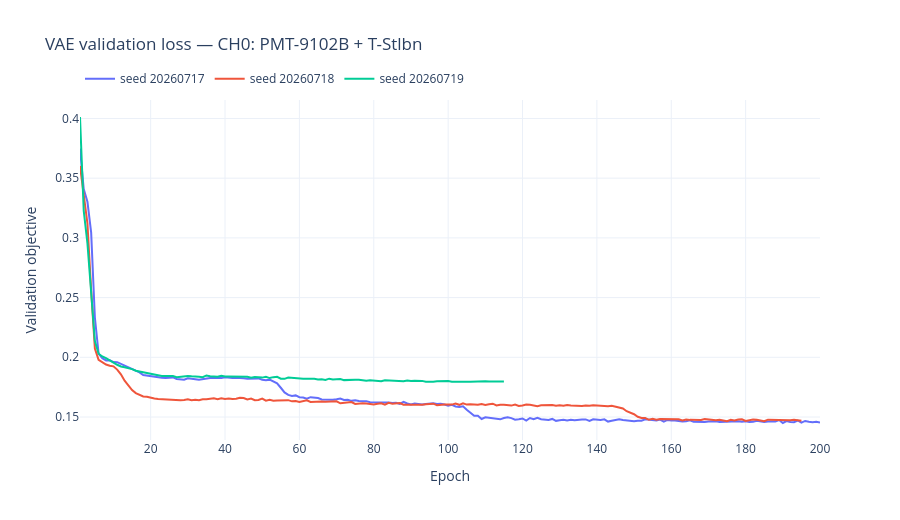
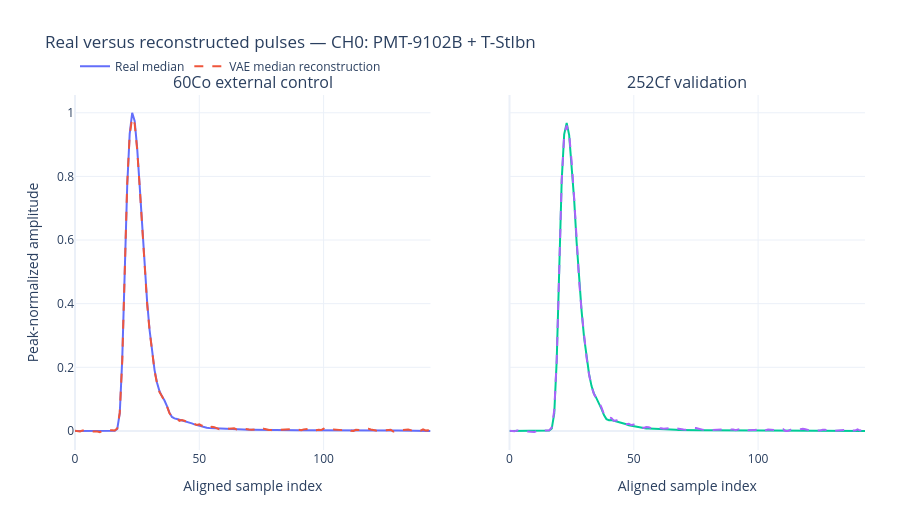
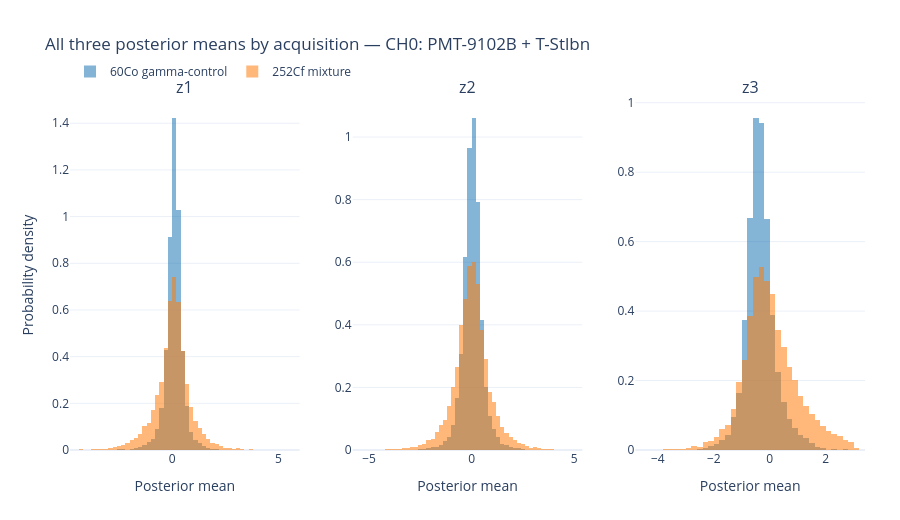
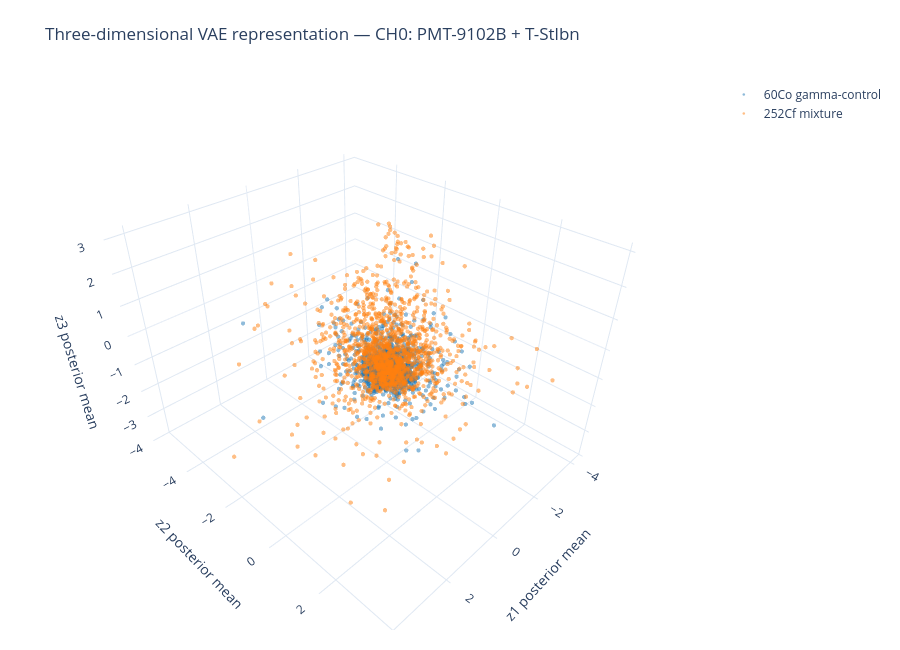

Notebook code for these charts, in order:
### Markdown cell above
## 4. Интерактивные визуализации

Для каждого канала строятся loss-кривые, реальные и восстановленные медианные формы, распределения всех трёх координат, 3D-латентное пространство, зависимости внутри `Qlong`-страт и traversal каждой координаты по квантилям реально наблюдаемого posterior. Все фигуры дополнительно сохраняются как `.html` в `gamma_n_data/samples/vae_real/`.

### Code cell
vae_figures = plot_real_vae_results(
    vae_data,
    vae_ensemble,
    latent_audit,
    config,
)

### Figure 1 — Plotly figure (JSON) as saved in the notebook; plotly's stock layout.template omitted (floating-point values rounded to 4 significant figures; data arrays with more than 128 entries replaced by an {"elided": "..."} marker saying what was removed)
{"data": [{"mode": "lines", "name": "seed 20260717", "type": "scatter", "x": {"elided": "200 float values"}, "y": {"elided": "200 float values"}}, {"mode": "lines", "name": "seed 20260718", "type": "scatter", "x": {"elided": "195 float values"}, "y": {"elided": "195 float values"}}, {"mode": "lines", "name": "seed 20260719", "type": "scatter", "x": [1.0, 2.0, 3.0, 4.0, 5.0, 6.0, 7.0, 8.0, 9.0, 10.0, 11.0, 12.0, 13.0, 14.0, 15.0, 16.0, 17.0, 18.0, 19.0, 20.0, 21.0, 22.0, 23.0, 24.0, 25.0, 26.0, 27.0, 28.0, 29.0, 30.0, 31.0, 32.0, 33.0, 34.0, 35.0, 36.0, 37.0, 38.0, 39.0, 40.0, 41.0, 42.0, 43.0, 44.0, 45.0, 46.0, 47.0, 48.0, 49.0, 50.0, 51.0, 52.0, 53.0, 54.0, 55.0, 56.0, 57.0, 58.0, 59.0, 60.0, 61.0, 62.0, 63.0, 64.0, 65.0, 66.0, 67.0, 68.0, 69.0, 70.0, 71.0, 72.0, 73.0, 74.0, 75.0, 76.0, 77.0, 78.0, 79.0, 80.0, 81.0, 82.0, 83.0, 84.0, 85.0, 86.0, 87.0, 88.0, 89.0, 90.0, 91.0, 92.0, 93.0, 94.0, 95.0, 96.0, 97.0, 98.0, 99.0, 100.0, 101.0, 102.0, 103.0, 104.0, 105.0, 106.0, 107.0, 108.0, 109.0, 110.0, 111.0, 112.0, 113.0, 114.0, 115.0], "y": [0.4012, 0.3229, 0.2954, 0.2522, 0.2136, 0.203, 0.2007, 0.1993, 0.1971, 0.1955, 0.1937, 0.1923, 0.1917, 0.1912, 0.1901, 0.1887, 0.1881, 0.1875, 0.1868, 0.1858, 0.1855, 0.185, 0.1843, 0.1843, 0.1841, 0.1843, 0.1834, 0.1838, 0.1842, 0.1843, 0.184, 0.1836, 0.1837, 0.1833, 0.1848, 0.1841, 0.1836, 0.1837, 0.1844, 0.1838, 0.1839, 0.1839, 0.184, 0.1841, 0.1836, 0.1838, 0.1829, 0.1835, 0.1834, 0.183, 0.1837, 0.1826, 0.1834, 0.1837, 0.1821, 0.182, 0.183, 0.1827, 0.1822, 0.1823, 0.1821, 0.182, 0.1821, 0.1821, 0.1815, 0.1816, 0.1811, 0.1821, 0.1814, 0.1818, 0.1819, 0.1809, 0.1811, 0.1809, 0.1813, 0.1813, 0.1808, 0.1804, 0.1807, 0.1806, 0.1806, 0.18, 0.1808, 0.1806, 0.1809, 0.1804, 0.1802, 0.18, 0.1806, 0.1801, 0.1803, 0.1803, 0.1802, 0.1795, 0.1794, 0.1795, 0.18, 0.1802, 0.1801, 0.1802, 0.1796, 0.1797, 0.1796, 0.1797, 0.1795, 0.1795, 0.1796, 0.18, 0.1795, 0.18, 0.1797, 0.1798, 0.1797, 0.1798, 0.1798]}], "layout": {"height": 520, "legend": {"orientation": "h", "y": 1.02, "yanchor": "bottom"}, "title": {"text": "VAE validation loss — CH0: PMT-9102B + T-Stlbn"}, "xaxis": {"title": {"text": "Epoch"}}, "yaxis": {"title": {"text": "Validation objective"}}}}

### Figure 2 — Plotly figure (JSON) as saved in the notebook; plotly's stock layout.template omitted (floating-point values rounded to 4 significant figures; data arrays with more than 128 entries replaced by an {"elided": "..."} marker saying what was removed)
{"data": [{"legendgroup": "Real median", "line": {"dash": "solid"}, "mode": "lines", "name": "Real median", "showlegend": true, "type": "scatter", "x": {"elided": "144 int values"}, "xaxis": "x", "y": {"elided": "144 float values"}, "yaxis": "y"}, {"legendgroup": "VAE median reconstruction", "line": {"dash": "dash"}, "mode": "lines", "name": "VAE median reconstruction", "showlegend": true, "type": "scatter", "x": {"elided": "144 int values"}, "xaxis": "x", "y": {"elided": "144 float values"}, "yaxis": "y"}, {"legendgroup": "Real median", "line": {"dash": "solid"}, "mode": "lines", "name": "Real median", "showlegend": false, "type": "scatter", "x": {"elided": "144 int values"}, "xaxis": "x2", "y": {"elided": "144 float values"}, "yaxis": "y2"}, {"legendgroup": "VAE median reconstruction", "line": {"dash": "dash"}, "mode": "lines", "name": "VAE median reconstruction", "showlegend": false, "type": "scatter", "x": {"elided": "144 int values"}, "xaxis": "x2", "y": {"elided": "144 float values"}, "yaxis": "y2"}], "layout": {"annotations": [{"font": {"size": 16}, "showarrow": false, "text": "60Co external control", "x": 0.225, "xanchor": "center", "xref": "paper", "y": 1.0, "yanchor": "bottom", "yref": "paper"}, {"font": {"size": 16}, "showarrow": false, "text": "252Cf validation", "x": 0.775, "xanchor": "center", "xref": "paper", "y": 1.0, "yanchor": "bottom", "yref": "paper"}], "height": 520, "legend": {"orientation": "h", "y": 1.04, "yanchor": "bottom"}, "margin": {"b": 70, "l": 75, "r": 35, "t": 95}, "title": {"text": "Real versus reconstructed pulses — CH0: PMT-9102B + T-Stlbn"}, "xaxis": {"anchor": "y", "domain": [0.0, 0.45], "title": {"text": "Aligned sample index"}}, "xaxis2": {"anchor": "y2", "domain": [0.55, 1.0], "title": {"text": "Aligned sample index"}}, "yaxis": {"anchor": "x", "domain": [0.0, 1.0], "title": {"text": "Peak-normalized amplitude"}}, "yaxis2": {"anchor": "x2", "domain": [0.0, 1.0], "matches": "y", "showticklabels": false}}}

### Figure 3 — Plotly figure (JSON) as saved in the notebook; plotly's stock layout.template omitted (floating-point values rounded to 4 significant figures; data arrays with more than 128 entries replaced by an {"elided": "..."} marker saying what was removed)
{"data": [{"histnorm": "probability density", "legendgroup": "call_all_60Co", "marker": {"color": "#1f77b4"}, "name": "60Co gamma-control", "nbinsx": 60, "opacity": 0.55, "showlegend": true, "type": "histogram", "x": {"elided": "10000 float values"}, "xaxis": "x", "yaxis": "y"}, {"histnorm": "probability density", "legendgroup": "call_all_252Cf", "marker": {"color": "#ff7f0e"}, "name": "252Cf mixture", "nbinsx": 60, "opacity": 0.55, "showlegend": true, "type": "histogram", "x": {"elided": "9804 float values"}, "xaxis": "x", "yaxis": "y"}, {"histnorm": "probability density", "legendgroup": "call_all_60Co", "marker": {"color": "#1f77b4"}, "name": "60Co gamma-control", "nbinsx": 60, "opacity": 0.55, "showlegend": false, "type": "histogram", "x": {"elided": "10000 float values"}, "xaxis": "x2", "yaxis": "y2"}, {"histnorm": "probability density", "legendgroup": "call_all_252Cf", "marker": {"color": "#ff7f0e"}, "name": "252Cf mixture", "nbinsx": 60, "opacity": 0.55, "showlegend": false, "type": "histogram", "x": {"elided": "9804 float values"}, "xaxis": "x2", "yaxis": "y2"}, {"histnorm": "probability density", "legendgroup": "call_all_60Co", "marker": {"color": "#1f77b4"}, "name": "60Co gamma-control", "nbinsx": 60, "opacity": 0.55, "showlegend": false, "type": "histogram", "x": {"elided": "10000 float values"}, "xaxis": "x3", "yaxis": "y3"}, {"histnorm": "probability density", "legendgroup": "call_all_252Cf", "marker": {"color": "#ff7f0e"}, "name": "252Cf mixture", "nbinsx": 60, "opacity": 0.55, "showlegend": false, "type": "histogram", "x": {"elided": "9804 float values"}, "xaxis": "x3", "yaxis": "y3"}], "layout": {"annotations": [{"font": {"size": 16}, "showarrow": false, "text": "z1", "x": 0.1444, "xanchor": "center", "xref": "paper", "y": 1.0, "yanchor": "bottom", "yref": "paper"}, {"font": {"size": 16}, "showarrow": false, "text": "z2", "x": 0.5, "xanchor": "center", "xref": "paper", "y": 1.0, "yanchor": "bottom", "yref": "paper"}, {"font": {"size": 16}, "showarrow": false, "text": "z3", "x": 0.8556, "xanchor": "center", "xref": "paper", "y": 1.0, "yanchor": "bottom", "yref": "paper"}], "barmode": "overlay", "height": 520, "legend": {"orientation": "h", "y": 1.04, "yanchor": "bottom"}, "margin": {"b": 70, "l": 70, "r": 35, "t": 100}, "title": {"text": "All three posterior means by acquisition — CH0: PMT-9102B + T-Stlbn"}, "xaxis": {"anchor": "y", "domain": [0.0, 0.2889], "title": {"text": "Posterior mean"}}, "xaxis2": {"anchor": "y2", "domain": [0.3556, 0.6444], "title": {"text": "Posterior mean"}}, "xaxis3": {"anchor": "y3", "domain": [0.7111, 1.0], "title": {"text": "Posterior mean"}}, "yaxis": {"anchor": "x", "domain": [0.0, 1.0], "title": {"text": "Probability density"}}, "yaxis2": {"anchor": "x2", "domain": [0.0, 1.0]}, "yaxis3": {"anchor": "x3", "domain": [0.0, 1.0]}}}

### Figure 4 — Plotly figure (JSON) as saved in the notebook; plotly's stock layout.template omitted (floating-point values rounded to 4 significant figures; data arrays with more than 128 entries replaced by an {"elided": "..."} marker saying what was removed)
{"data": [{"customdata": {"elided": "1500 int values"}, "hovertemplate": "z1=%{x:.3f}<br>z2=%{y:.3f}<br>z3=%{z:.3f}<br>Qlong=%{customdata}<extra></extra>", "marker": {"color": "#1f77b4", "opacity": 0.5, "size": 2.5}, "mode": "markers", "name": "60Co gamma-control", "type": "scatter3d", "x": {"elided": "1500 float values"}, "y": {"elided": "1500 float values"}, "z": {"elided": "1500 float values"}}, {"customdata": {"elided": "1500 int values"}, "hovertemplate": "z1=%{x:.3f}<br>z2=%{y:.3f}<br>z3=%{z:.3f}<br>Qlong=%{customdata}<extra></extra>", "marker": {"color": "#ff7f0e", "opacity": 0.5, "size": 2.5}, "mode": "markers", "name": "252Cf mixture", "type": "scatter3d", "x": {"elided": "1500 float values"}, "y": {"elided": "1500 float values"}, "z": {"elided": "1500 float values"}}], "layout": {"height": 650, "legend": {"orientation": "v", "x": 1.02, "y": 1.0}, "margin": {"b": 20, "l": 20, "r": 190, "t": 80}, "scene": {"xaxis": {"title": {"text": "z1 posterior mean"}}, "yaxis": {"title": {"text": "z2 posterior mean"}}, "zaxis": {"title": {"text": "z3 posterior mean"}}}, "title": {"text": "Three-dimensional VAE representation — CH0: PMT-9102B + T-Stlbn"}}}
